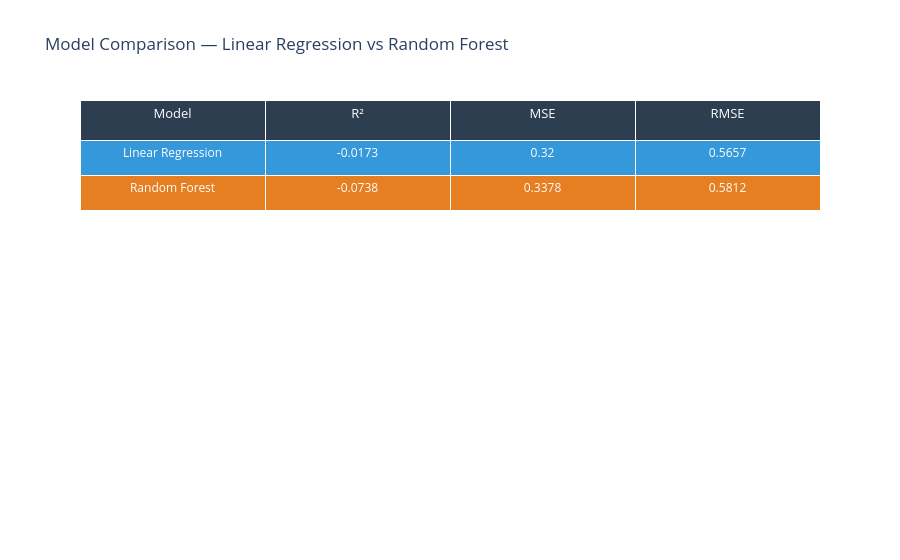

Source (notebook cell):
### Code cell
# Compare metrics as a table
metrics_df = pl.DataFrame([lr_metrics, rf_metrics])

fig_table = go.Figure(data=[go.Table(
    header=dict(
        values=['Model', 'R²', 'MSE', 'RMSE'],
        fill_color='#2c3e50',
        font=dict(color='white', size=13),
        align='center',
        height=40
    ),
    cells=dict(
        values=[metrics_df[col] for col in metrics_df.columns],
        fill_color=[['#3498db', '#e67e22']],  # blue = LR, orange = RF
        font=dict(color='white', size=12),
        align='center',
        height=35
    )
)])

fig_table.update_layout(title='Model Comparison — Linear Regression vs Random Forest')
fig_table.show()
fig_table.write_html("../visualizations/Model Comparison — Linear Regression vs Random Forest.html ")

### Figure 1 — Plotly figure (JSON) as saved in the notebook; plotly's stock layout.template omitted (floating-point values rounded to 4 significant figures)
{"data": [{"cells": {"align": "center", "fill": {"color": [["#3498db", "#e67e22"]]}, "font": {"color": "white", "size": 12}, "height": 35, "values": [["Linear Regression", "Random Forest"], [-0.0173, -0.0738], [0.32, 0.3378], [0.5657, 0.5812]]}, "header": {"align": "center", "fill": {"color": "#2c3e50"}, "font": {"color": "white", "size": 13}, "height": 40, "values": ["Model", "R²", "MSE", "RMSE"]}, "type": "table"}], "layout": {"title": {"text": "Model Comparison — Linear Regression vs Random Forest"}}}
